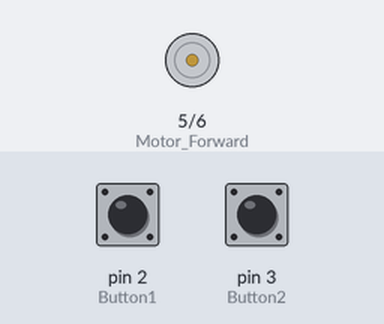
The sketch below on a simulated Arduino Uno, built with avr-gcc and run on an emulated ATmega328P. Parts: motor-driver pin pairs drawn as motors (green arrow = first pin HIGH = forward, orange = second pin HIGH = backward, longer = more drive). Inputs (shaded band) come from the test bench; at power-on: pin 2 (Button1) LOW, pin 3 (Button2) LOW.

Above: at 1.2 s.
1.3 s: pin 2 (Button1) pulled HIGH for 0.15 s
At 1.37 s:
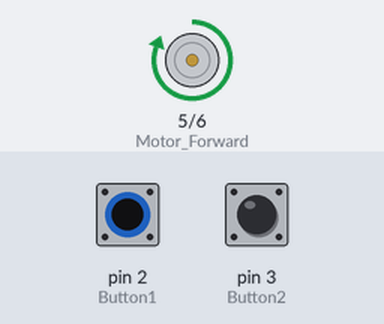
2.9 s: pin 3 (Button2) pulled HIGH for 0.15 s
At 2.97 s:
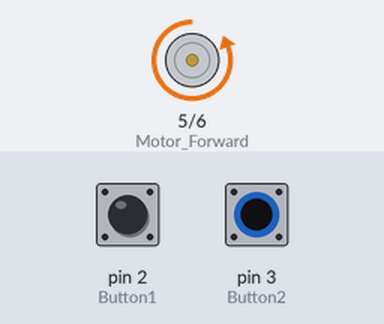
4.5 s: pin 3 (Button2) pulled HIGH for 3.2 s
At 8.9 s:
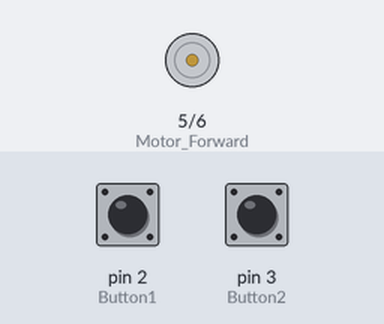
9.2 s: pin 2 (Button1) pulled HIGH for 3.2 s
At 10.2 s:
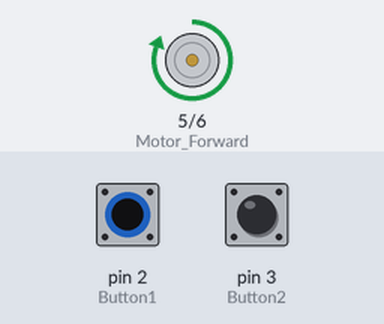
Timing chart, 0 to 13.9 s (numbered marks = the images above; inputs shaded):
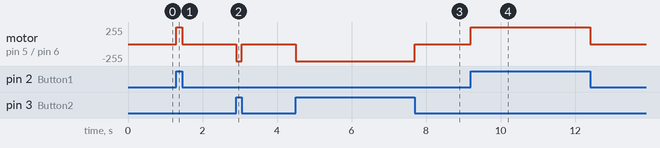

Measured:
- after the input at 1.3 s, motor on pin 5 (Motor_Forward) / pin 6 (Motor_Reverse): stopped → forward 255/255 at once, → stopped 0.15 s later
- after the input at 2.9 s, motor on pin 5 (Motor_Forward) / pin 6 (Motor_Reverse): stopped → backward 255/255 at once, → stopped 0.15 s later
- after the input at 4.5 s, motor on pin 5 (Motor_Forward) / pin 6 (Motor_Reverse): stopped → backward 255/255 at once, → stopped 3.2 s later
- after the input at 9.2 s, motor on pin 5 (Motor_Forward) / pin 6 (Motor_Reverse): stopped → forward 255/255 at once, → stopped 3.2 s later

The sketch:

DC_Motor_Interface_with_Buttons.ino
```cpp
#define Motor_Forward 5
#define Motor_Reverse 6
#define Button1 2
#define Button2 3

void setup()
{
  pinMode(Motor_Forward,OUTPUT);
  pinMode(Motor_Reverse,OUTPUT);
  pinMode(Button1,INPUT);
  pinMode(Button2,INPUT);
}

unsigned char button1_state,button2_state;
void loop()
{
  button1_state = digitalRead(Button1);
  button2_state = digitalRead(Button2);

  if(button1_state == HIGH)
  {
    digitalWrite(Motor_Forward,HIGH);
    digitalWrite(Motor_Reverse,LOW);
  }
  else if(button2_state == HIGH)
  {
    digitalWrite(Motor_Forward,LOW);
    digitalWrite(Motor_Reverse,HIGH);
  }
  else
  {
    digitalWrite(Motor_Forward,LOW);
    digitalWrite(Motor_Reverse,LOW);
  }
}
```
